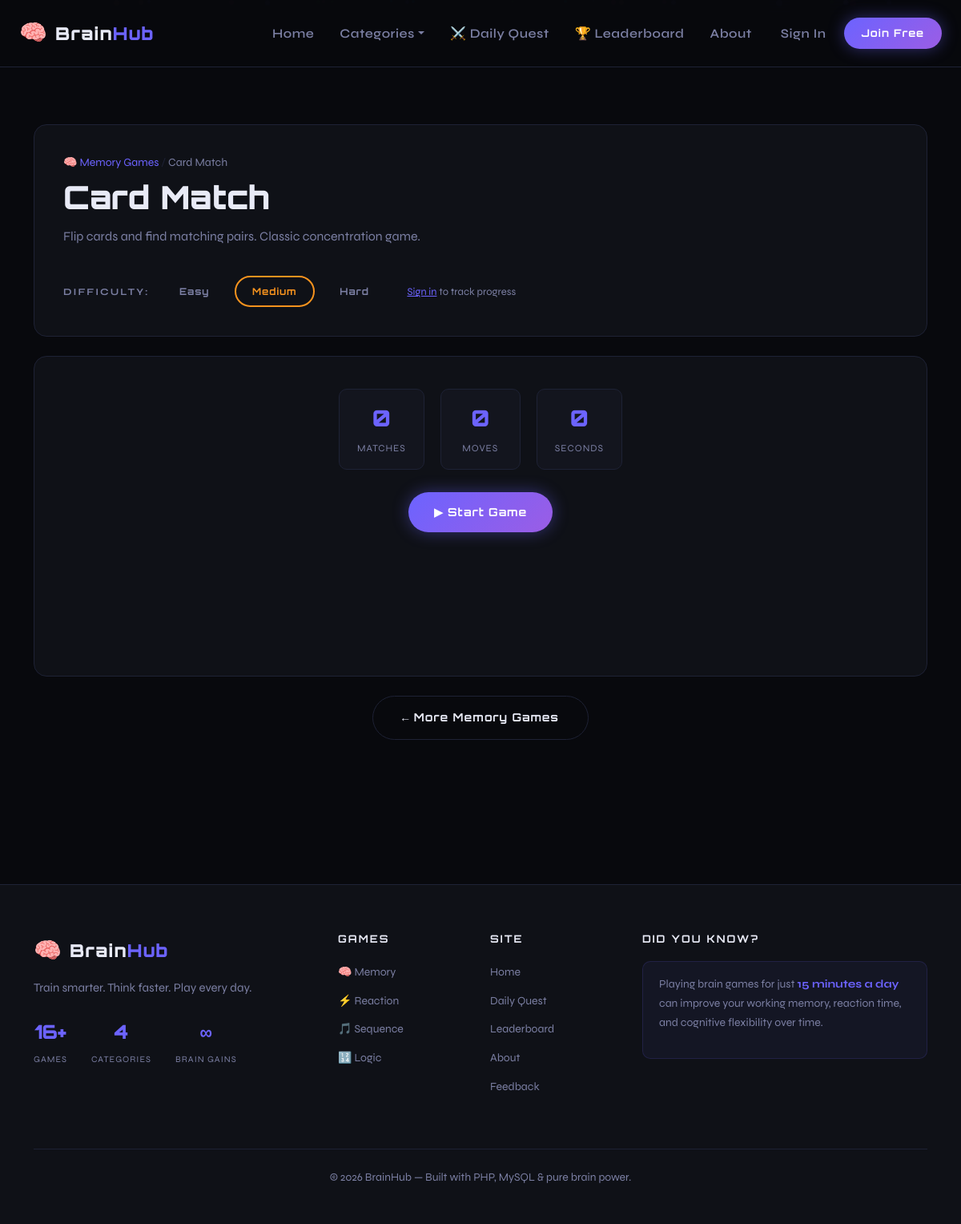
Screenshot of /game.php?slug=card-match with the database file from the repository.
### tables this page shows
CREATE TABLE games (
    id INT AUTO_INCREMENT PRIMARY KEY,
    category_id INT NOT NULL,
    title VARCHAR(150) NOT NULL,
    slug VARCHAR(150) NOT NULL UNIQUE,
    description TEXT,
    status ENUM('active','draft') DEFAULT 'active',
    plays INT DEFAULT 0,
    created_at TIMESTAMP DEFAULT CURRENT_TIMESTAMP,
    FOREIGN KEY (category_id) REFERENCES categories(id) ON DELETE CASCADE
);

CREATE TABLE categories (
    id INT AUTO_INCREMENT PRIMARY KEY,
    name VARCHAR(100) NOT NULL,
    slug VARCHAR(100) NOT NULL UNIQUE,
    icon VARCHAR(10) NOT NULL,
    description TEXT,
    color VARCHAR(50) DEFAULT '#6c63ff'
);

### includes/auth.php (called while the page is built, shortened)
<?php
function currentUser() {
    return $_SESSION['user'] ?? null;
}

### game.php (the view, shortened to what this page needs)
<?php
require_once __DIR__ . "/includes/db.php";
require_once __DIR__ . "/includes/auth.php";
$slug = $_GET['slug'] ?? '';
$stmt = $pdo->prepare("
    SELECT games.*, categories.name AS cat_name, categories.slug AS cat_slug, categories.icon AS cat_icon
    FROM games JOIN categories ON games.category_id = categories.id
    WHERE games.slug = ? AND games.status = 'active'
");
$stmt->execute([$slug]);
$game = $stmt->fetch();
$pdo->prepare("UPDATE games SET plays = plays + 1 WHERE id = ?")->execute([$game['id']]);
$difficulty = $_GET['diff'] ?? 'Medium';
require_once __DIR__ . "/includes/header.php";
?>
<section class="section-pad">
<div class="container">
    <div class="game-header mb-4">
        <div class="d-flex align-items-start justify-content-between gap-3 flex-wrap">
            <div>
                <div class="game-meta mb-2">
                    <a href="/brainhub/brainhub/category.php?slug=<?php echo $game['cat_slug']; ?>">
                        <?php echo $game['cat_icon']; ?> <?php echo htmlspecialchars($game['cat_name']); ?>
                    </a>
                    <span style="color:var(--border)"> / </span>
                    <?php echo htmlspecialchars($game['title']); ?>
                </div>
                <h1 class="game-page-title"><?php echo htmlspecialchars($game['title']); ?></h1>
                <p style="color:var(--text-muted);margin-top:8px"><?php echo htmlspecialchars($game['description']); ?></p>
            </div>
        </div>
        <div style="margin-top:20px">
            <span style="font-size:12px;font-weight:700;letter-spacing:2px;text-transform:uppercase;color:var(--text-muted);margin-right:14px">Difficulty:</span>
            <?php foreach(['Easy','Medium','Hard'] as $d):
                $active = $d === $difficulty;
                $colors = ['Easy'=>'var(--accent-green)','Medium'=>'var(--accent-orange)','Hard'=>'var(--accent-pink)'];
                $col = $colors[$d];
            ?>
            <a href="/brainhub/brainhub/game.php?slug=<?php echo urlencode($slug); ?>&diff=<?php echo $d; ?>"
               style="display:inline-block;margin-right:8px;padding:8px 20px;border-radius:50px;font-family:var(--font-display);font-size:12px;font-weight:700;letter-spacing:1px;text-decoration:none;border:2px solid <?php echo $col; ?><?php echo $active?'':'40'; ?>;background:<?php echo $active?$col.'20':'transparent'; ?>;color:<?php echo $active?$col:'var(--text-muted)'; ?>;transition:all 0.2s">
                <?php echo $d; ?>
            </a>
            <?php endforeach; ?>
            <?php if($_user): ?>
            <span style="margin-left:16px;font-size:13px;color:var(--text-muted)">
                <?php
                $pb = $pdo->prepare("SELECT best_score,times_played FROM user_progress WHERE user_id=? AND game_id=? AND difficulty=?");
                $pb->execute([$_user['id'],$game['id'],$difficulty]);
                $myBest = $pb->fetch();
                if($myBest && $myBest['best_score']>0):
                ?>
                🏅 Your best: <strong style="color:var(--primary)"><?php echo number_format($myBest['best_score']); ?></strong>
                &nbsp;· Played <strong style="color:var(--accent-cyan)"><?php echo $myBest['times_played']; ?></strong> times
                <?php else: ?>
                🎮 No score yet on <?php echo $difficulty; ?>
                <?php endif; ?>
            </span>
            <?php else: ?>
            <span style="margin-left:16px;font-size:13px;color:var(--text-muted)">
                <a href="/brainhub/brainhub/auth/login.php" style="color:var(--primary)">Sign in</a> to track progress
            </span>
            <?php endif; ?>
        </div>
    </div>
    <div class="game-area">
        <?php
        switch ($game['slug']) {
            case 'card-match':     require __DIR__ . "/games/card-match.php"; break;
        }
        ?>
    </div>
    <div class="text-center mt-4" style="display:flex;gap:12px;justify-content:center;flex-wrap:wrap">
        <a href="/brainhub/brainhub/category.php?slug=<?php echo $game['cat_slug']; ?>" class="btn-outline-hero">
            ← More <?php echo htmlspecialchars($game['cat_name']); ?>
        </a>
    </div>
</div>
</section>
<?php require_once __DIR__ . "/includes/footer.php"; ?>

### assets/css/style.css (style rules this page uses)
:root { --bg-dark: #08090d; --bg-card: #0f1117; --bg-card2: #13151e; --border: #1e2235; --border-glow: rgba(108, 99, 255, 0.3); --primary: #6c63ff; --primary-glow: rgba(108, 99, 255, 0.4); --accent-orange: #f7931e; --accent-cyan: #00b4d8; --accent-green: #38b000; --accent-pink: #ff006e; --text-main: #e8eaf6; --text-muted: #7b7fa3; --font-display: 'Orbitron', monospace; --font-body: 'Syne', sans-serif; --radius: 16px; --radius-sm: 10px; --transition: 0.25s cubic-bezier(0.4, 0, 0.2, 1); }
* { box-sizing: border-box; margin: 0; padding: 0; }
html { scroll-behavior: smooth; }
body { background: var(--bg-dark); color: var(--text-main); font-family: var(--font-body); font-size: 16px; line-height: 1.6; min-height: 100vh; overflow-x: hidden; }
.btn-outline-hero { background: transparent; color: var(--text-main); font-family: var(--font-display); font-size: 14px; font-weight: 700; letter-spacing: 1px; padding: 15px 36px; border-radius: 50px; border: 1px solid var(--border); text-decoration: none; transition: var(--transition); display: inline-flex; align-items: center; gap: 8px; }
.game-header { background: var(--bg-card); border: 1px solid var(--border); border-radius: var(--radius); padding: 36px; margin-bottom: 30px; }
.game-page-title { font-family: var(--font-display); font-size: clamp(1.6rem, 4vw, 2.5rem); font-weight: 900; margin-bottom: 12px; }
.game-meta { font-size: 14px; color: var(--text-muted); margin-bottom: 16px; }
.game-meta a { color: var(--primary); text-decoration: none; }
.game-area { background: var(--bg-card); border: 1px solid var(--border); border-radius: var(--radius); padding: 40px; min-height: 400px; }
.section-pad { padding: 80px 0; }

### rows the page displays
games: category.icon "🧠", category.name "Memory Games", title "Card Match", description "Flip cards and find matching pairs. Classic concentration game."

### other values shown
$d "Easy"
$d "Medium"
$d "Hard"
